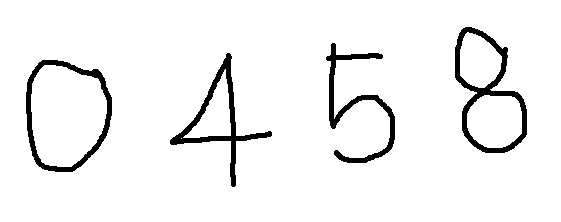
#> input picture img/0458.png, 561 x 222 px
$ jupyter execute --allow-errors 3.05.svm.ipynb   (shell and % lines are left out)   (older library calls are emulated)
#> lines starting #> are read from the running program, lines starting #| are printed output that depends on the picture; after the words box and inside, x2 and y2 are one past the last pixel; in counts of white or black regions, pixels touching at a corner belong together
### img2data.py

# coding: utf-8

# In[6]:


import cv2
import numpy as np

def digit2data(src, size=(8,8), reshape=True, border=0):
    h, w = src.shape[:2]
    square = src
    # 정사각형 형태로 만들기
    if h > w:
        pad = (h - w)//2
        square = np.zeros((h, h), dtype=np.uint8)
        square[:, pad:pad+w] = src
    elif w > h :
        pad = (w - h)//2
        square = np.zeros((w, w), dtype=np.uint8)
        square[pad:pad+h, :] = src
    px = np.zeros(size, np.uint8)
    content = size
    if border != 0 :
        content = (size[0] - (border*2), size[1] - (border*2))
    px[border:-border, border:-border] = cv2.resize(square, content, interpolation=cv2.INTER_AREA)
    if reshape:
        px = px.reshape((1,size[0] * size[1]))
    return px

def img2digits(image, size=None, reshape=True, border=0):


    gray = cv2.cvtColor(image, cv2.COLOR_BGR2GRAY)
    _, th = cv2.threshold(gray, 127, 255, cv2.THRESH_BINARY_INV)
    (major, minor, _ )= cv2.__version__.split(".")
    print(major)
    if int(major) > 3 :
        contours, hirachy = cv2.findContours(th, cv2.RETR_EXTERNAL,
                                        cv2.CHAIN_APPROX_SIMPLE)
    else :
        _, contours, hirachy = cv2.findContours(th, cv2.RETR_EXTERNAL,
                                        cv2.CHAIN_APPROX_SIMPLE)
    numbers = []
    for c in contours:
        # 컨투어를 감싸는 외접 사각형으로 숫자 영역 좌표 구하기 ---⑦
        (x, y, w, h) = cv2.boundingRect(c)
        # 외접 사각형의 크기가 너무 작은것은 제외 ---⑧
        if w >= 5 and h >= 25:
            # 숫자 영역만 roi로 확보하고 사각형 그리기 ---⑨
            roi = gray[y:y + h, x:x + w]
            numbers.append(roi)

    if size is None:
        return numbers
    else:
        for i, n in enumerate(numbers):
            n = 255- n  # 반전
            numbers[i] = digit2data(n, size, reshape, border)
        return numbers

### 3.05.svm.ipynb
# SVM
* large margin classification : 마진이 가장 넓은 모델을 선택
* support vector : 경계 최외곽에  위치한 샘플
* 스케일에 민감
    * 스케일이 서로 다르면 마진이 작아진다.

[cell 1]
from matplotlib.colors import ListedColormap
cm3 = ListedColormap(['#0000aa', '#ff2020', '#50ff50'])
def plot_2d_classification(classifier, X, fill=False, ax=None, eps=None,
                           alpha=1, cm=cm3):
    # multiclass
    if eps is None:
        eps = X.std() / 2.

    if ax is None:
        ax = plt.gca()

    x_min, x_max = X[:, 0].min() - eps, X[:, 0].max() + eps
    y_min, y_max = X[:, 1].min() - eps, X[:, 1].max() + eps
    xx = np.linspace(x_min, x_max, 1000)
    yy = np.linspace(y_min, y_max, 1000)

    X1, X2 = np.meshgrid(xx, yy)
    X_grid = np.c_[X1.ravel(), X2.ravel()]
    decision_values = classifier.predict(X_grid)
    ax.imshow(decision_values.reshape(X1.shape), extent=(x_min, x_max,
                                                         y_min, y_max),
              aspect='auto', origin='lower', alpha=alpha, cmap=cm)
    ax.set_xlim(x_min, x_max)
    ax.set_ylim(y_min, y_max)
    ax.set_xticks(())
    ax.set_yticks(())

[cell 2]
import numpy as np
import matplotlib.pylab as plt
from sklearn.svm import SVC

x = np.random.randint(0,125,(25,2))
y = np.random.randint(126, 255,(25,2))
trainData = np.vstack((x,y))
trainData = np.float32(trainData)
responses = np.zeros((50,1), np.int32)
responses[0:25] = 1
red = trainData[responses.ravel()==0]
plt.scatter(red[:,0],red[:,1],80,'r','^')
blue = trainData[responses.ravel()==1]
plt.scatter(blue[:,0],blue[:,1],80,'b','s')

newcomer = np.random.randint(0,255,(1,2)).astype(np.float32)
plt.scatter(newcomer[:,0],newcomer[:,1],80,'g','o')

svm = SVC()
svm.fit(trainData, responses.ravel())

#plot_2d_classification(svm, trainData)

results = svm.predict(newcomer)
plt.annotate('red' if results[0]==0.0 else 'blue', xy=newcomer[0],
xytext=(newcomer[0]+1))
print("result, 0=red, 1=blue: {}\n".format(results))
plt.show()
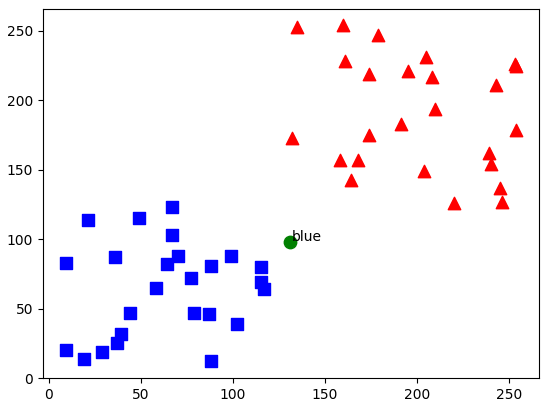
#> figure drawn by matplotlib, 1 panel

## 소프트 마진 분류
* 샘플에 이상치가 있으면 일반화가 되지 않는다.
* C 하이퍼파라미터로 조정
    * 마진오류 : 서포트 벡터 넘어 경계 마진 안에 샘플이 위치하는 현상
    * C 값이 작으면 마진 오류 커져(마진이 커짐), 일반화
    * C 값이 크면 마진 오류 작아져(경계 마진이 작아짐), 과대적합

## 비선형 모델 다항식 추가
* 비선형인 경우 특성을 2차식으로 추가 $x_2 = (x_1)^2$ 2차원 특성 생성
* 다항식 특성 추가가 많아지면 연산이 복잡해져서 느려진다.

[cell 3]

import numpy as np
import matplotlib.pylab as plt

x = np.arange(10, dtype=np.float32)
y = np.ones(10)

x -= np.mean(x, axis=0)
x /= np.std(x, axis=0)
plt.plot(x,y, 'ob')
plt.plot(x[3:7], y[3:7], 'sr')
plt.title('non-liner model')
plt.show()

x2 = (x**2)
plt.plot(x,x2, 'ob')
plt.plot(x[3:7], x2[3:7], 'sr')
plt.title('polynomial')
plt.show()
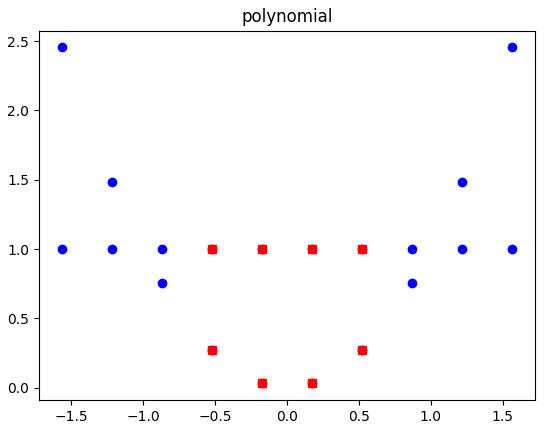
#> figure drawn by matplotlib, 1 panel; curve peaks at x = -1.57, y = 2.45

## 커널 함수 트릭
* 다항식 특성을 추가하지 않고 커널 함수로 새로운 거리 값을 계산
    * 실제로 아무 특성도 추가하지 않으면서 다항식 특성을 많이 추가한 효과
* 생성자에 kernel 함수 전달
    * linear
        * $K(x_i, x_j)= x_ix_j$
        * `SVC(kernel='liner')`
    * polynomial
        * $K(x_i, x_j) = (\gamma(x_i, x_j) + r)^d$, $d$ =degree
            * $\gamma$ =coef0 로 전달
        * `SVC(kernel='ploy', degree=3, coef0=1, C=5)`
            * degree : 다항식 차수
            * coef0=0 : 다항식 커널의 상수항 $r$, 차수가 높아지면 1보다 크고 작은 값의 격차가 커짐, 고차항의 영향 조절
    * rbf : (Gausian radial basis function)
        * $K(x_i, x_j) = exp(\gamma||x_i-x_j||^2)$
            * $\gamma$=gamma > 0, 작아 질수록 마진이 커진다.
        * `SCV(kernel='rbf', gamma=5, C=0.001)`
    * sigmoid : $K(x_i, x_j) = (tanh(\gamma(x_i, x_j) + r))$, $r$은 coef0로 전달
        * `SVC(kernel='sigmoid')`

# SVM 손글씨 인식 예제

[cell 4]
import numpy as np, cv2
from sklearn.datasets import load_digits
from sklearn.model_selection import train_test_split
from sklearn.svm import SVC
from sklearn.svm import LinearSVC

import matplotlib.pyplot as plt

digits = load_digits()
X_train, X_test, y_train, y_test = train_test_split(digits.data, digits.target, random_state=0, test_size=0.2)

print(X_train.shape)
m = np.mean(X_train, axis=0)
X_train -= m
s = np.std(X_train, axis=0)
X_train /= s
print(m.shape, s.shape)

X_test -=m
X_test /= s

svm = SVC(kernel='rbf',C=1000,  gamma=5)
#svm = SVC(kernel='poly', degree=1, coef0=1, C=5, gamma=0.01)

#> (the rest of this cell did not finish here and is left out)

[cell 5]
import img2data

image = cv2.imread('./img/0458.png')
#> image is the input picture: shape (222, 561, 3); 94.5% white; 4 black regions, box (x1, y1, x2, y2) and area: (455, 27, 527, 153) 1925, (170, 53, 272, 187) 1678, (26, 60, 112, 172) 1625, (326, 43, 395, 163) 1569
plt.imshow(image)
plt.show()
#> (the rest of this cell did not finish here and is left out)

#> in img2digits, `_, th = cv2.threshold(gray, 127, 255, cv2.THRESH_BINARY_INV)`: th: shape (222, 561); 5.5% white; 4 white regions
#> in img2digits, `contours, hirachy = cv2.findContours(th, cv2.RETR_EXTERNAL, cv2.CHAIN_..`: contours = 4 contours; box (x1, y1, x2, y2) and area: (26, 60, 112, 172) 7660, (455, 27, 527, 153) 5930, (170, 53, 272, 187) 2908, (326, 43, 395, 163) 1284; hirachy = [[1, -1, -1, -1], [2, 0, -1, -1], [3, 1, -1, -1], [-1, 2, -1, -1]]
#> the loop in img2digits, `for c in contours:` made 4 passes
#> (x, y, w, h) on passes 1 to 4: (26, 60, 86, 112), (170, 53, 102, 134), (326, 43, 69, 120), (455, 27, 72, 126)
#> pass 1, in img2digits, `roi = gray[y:y + h, x:x + w]`:
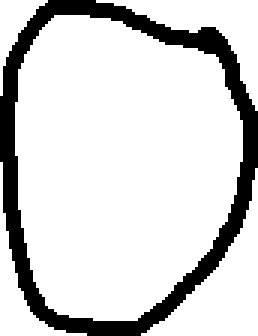
#> roi: shape (112, 86) (shown 3 times larger); 83.1% white; 1 black region, box (x1, y1, x2, y2) and area: (0, 0, 86, 112) 1625
#> pass 2, in img2digits, `roi = gray[y:y + h, x:x + w]`:
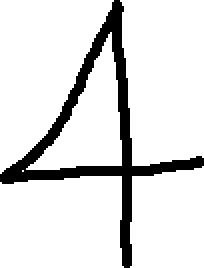
#> roi: shape (134, 102) (shown 2 times larger); 87.7% white; 1 black region, box (x1, y1, x2, y2) and area: (0, 0, 102, 134) 1678
#> pass 3, in img2digits, `roi = gray[y:y + h, x:x + w]`:
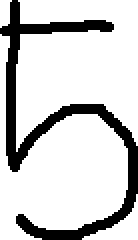
#> roi: shape (120, 69) (shown 2 times larger); 81.1% white; 1 black region, box (x1, y1, x2, y2) and area: (0, 0, 69, 120) 1569
#> after the loop in img2digits, `for c in contours:`: numbers = 4 items
#> the loop in img2digits, `for i, n in enumerate(numbers):` made 1 pass
#> (h in digit2data, w in digit2data, pad in digit2data) on pass 1: (112, 86, 13)
for i, n in enumerate(numbers):
    pred = svm.predict(n/255*16)
    plt.subplot(1, len(numbers), i+1)
    plt.title(str(pred))
    plt.imshow(n.reshape(8,8), cmap="gray")
    plt.axis("off")

$ run again, with img/4027.png copied over img/0458.png
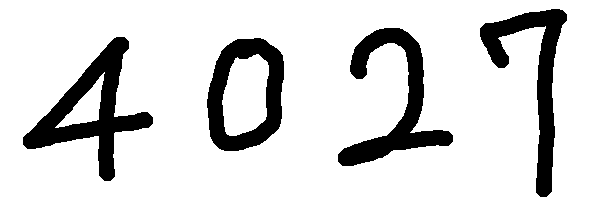
#> input picture img/4027.png, 600 x 200 px
#> image is the input picture: shape (200, 600, 3); 84.3% white; 4 black regions, box (x1, y1, x2, y2) and area: (23, 37, 153, 181) 5516, (338, 28, 453, 166) 4745, (480, 9, 567, 197) 4447, (207, 38, 284, 151) 4153
#> th: shape (200, 600); 15.7% white; 4 white regions
#> contours = 4 contours; box (x1, y1, x2, y2) and area: (207, 38, 284, 151) 7008, (23, 37, 153, 181) 6286, (338, 28, 453, 166) 4467, (480, 9, 567, 197) 4162; hirachy = [[1, -1, -1, -1], [2, 0, -1, -1], [3, 1, -1, -1], [-1, 2, -1, -1]]
#> the loop in img2digits, `for c in contours:` made 4 passes
#> (x, y, w, h) on passes 1 to 4: (207, 38, 77, 113), (23, 37, 130, 144), (338, 28, 115, 138), (480, 9, 87, 188)
#> pass 1, in img2digits, `roi = gray[y:y + h, x:x + w]`:
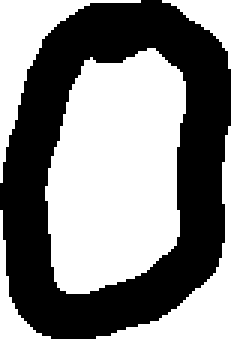
#> roi: shape (113, 77) (shown 3 times larger); 52.3% white; 1 black region, box (x1, y1, x2, y2) and area: (0, 0, 77, 113) 4153
#> pass 3, in img2digits, `roi = gray[y:y + h, x:x + w]`:
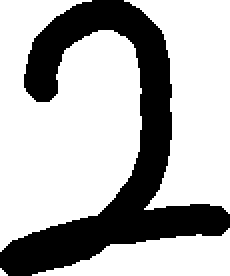
#> roi: shape (138, 115) (shown 2 times larger); 70.1% white; 1 black region, box (x1, y1, x2, y2) and area: (0, 0, 115, 138) 4745
#> after the loop in img2digits, `for c in contours:`: numbers = 4 items
#> the loop in img2digits, `for i, n in enumerate(numbers):` made 1 pass
#> (h in digit2data, w in digit2data, pad in digit2data) on pass 1: (113, 77, 18)
